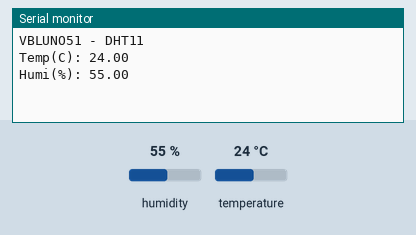
This sketch was run on a simulated ESP8266 (NodeMCU). Parts: the last lines printed to the serial monitor. Inputs (shaded band) come from the test bench; at power-on: humidity 55 %, temperature 24 °C. WiFi joins after 1.5 s; servers stay silent unless stated.

Above: at 3.0 s.
3.1 s: humidity set to 22 %
4.6 s: temperature set to 12 °C
At 6.0 s:
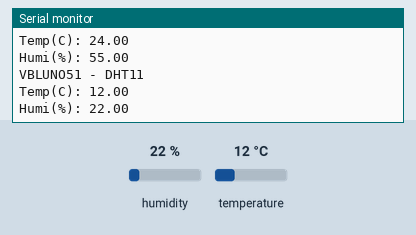
6.1 s: humidity set to 40 %
At 11.3 s:
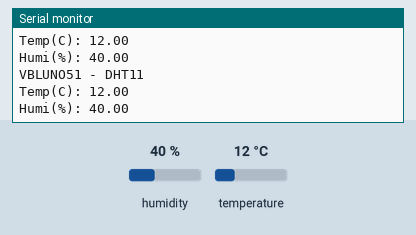
Timing chart, 0 to 12.8 s (numbered marks = the images above; inputs shaded):
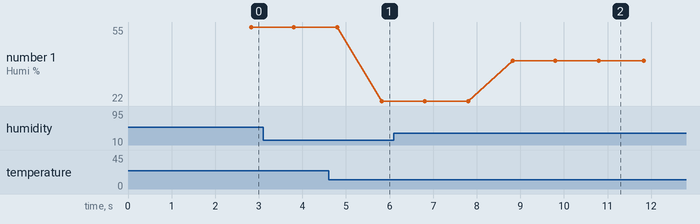

The sketch:

readSensor.ino
```cpp
/* Comment this out to disable prints and save space */
#define BLYNK_PRINT Serial
#define DHTPIN 0
#define DHTTYPE DHT11

#include <ESP8266WiFi.h>
#include <BlynkSimpleEsp8266.h>
#include <DHT.h>

// You should get Auth Token in the Blynk App.
// Go to the Project Settings (nut icon).
char auth[] = "c34388c636924b0e963709b30e86f954";

// Your WiFi credentials.
// Set password to "" for open networks.
char ssid[] = "AN AN";
char pass[] = "0977862555";

BlynkTimer timer; // Create a Timer object called "timer"!
DHT dht(DHTPIN, DHTTYPE);

void setup()
{
  // Debug console
  Serial.begin(115200);

  Blynk.begin(auth, ssid, pass);
  dht.begin(); // Start read from DHT sensor

  timer.setInterval(1000L, syncSensorData); //  Here you set interval (1sec) and which function to call
}

void loop()
{
  Blynk.run();
  timer.run(); // BlynkTimer is working...
}

void syncSensorData()
{
  // This function sends Arduino up time every 1 second to Virtual Pin (V5)
  // In the app, Widget's reading frequency should be set to PUSH
  // You can send anything with any interval using this construction
  // Don't send more that 10 values per second

  syncDHTSensor();
}

void syncDHTSensor() {
  float h = dht.readHumidity();
  // readTemperature
  float t = dht.readTemperature();
  // readTemperature
  float f = dht.readTemperature(true);


  Serial.println("VBLUNO51 - DHT11\r\n");
  Serial.print("Temp(C): ");
  Serial.println(t);
  Serial.print("Humi(%): ");
  Serial.println(h);


  // Read OK ?!
  if (isnan(h) || isnan(t) || isnan(f)) {
    Serial.println("Failed to read from DHT sensor!");
    return;
  }

  Blynk.virtualWrite(V0, h); // V0 : Humidity V1 : Temperature
  Blynk.virtualWrite(V1, t);

}
```

Measured:
- after the input at 4.6 s, the serial monitor: prints a new line after 1.2 s (image 1)
- after the input at 6.1 s, the serial monitor: prints a new line after 2.7 s (image 2)
- plotted number 1: 22 → 40 after the input at 6.1 s
